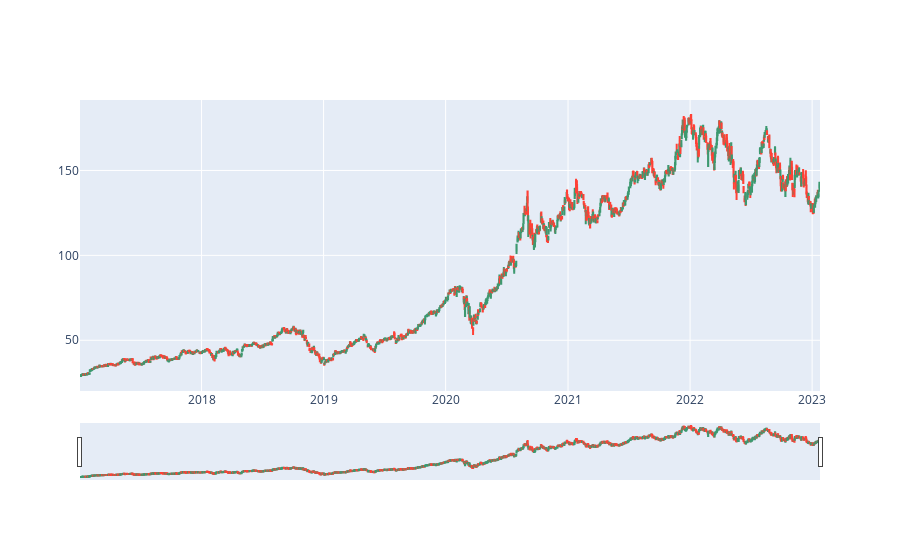

The code cell stored with this chart in its notebook:
### Code cell
app_candle_fig = go.Figure(data=[go.Candlestick(x=df_apple['stock_date'],
                open=df_apple['open_price'],
                high=df_apple['high_price'],
                low=df_apple['low_price'],
                close=df_apple['close_price'])])
app_candle_fig.show()

### Figure 1 — Plotly figure (JSON) as saved in the notebook; plotly's stock layout.template omitted (floating-point values rounded to 4 significant figures; data arrays with more than 128 entries replaced by an {"elided": "..."} marker saying what was removed)
{"data": [{"close": {"elided": "1525 float values"}, "high": {"elided": "1525 float values"}, "low": {"elided": "1525 float values"}, "open": {"elided": "1525 float values"}, "type": "candlestick", "x": {"elided": "1525 str values"}}], "layout": {}}
